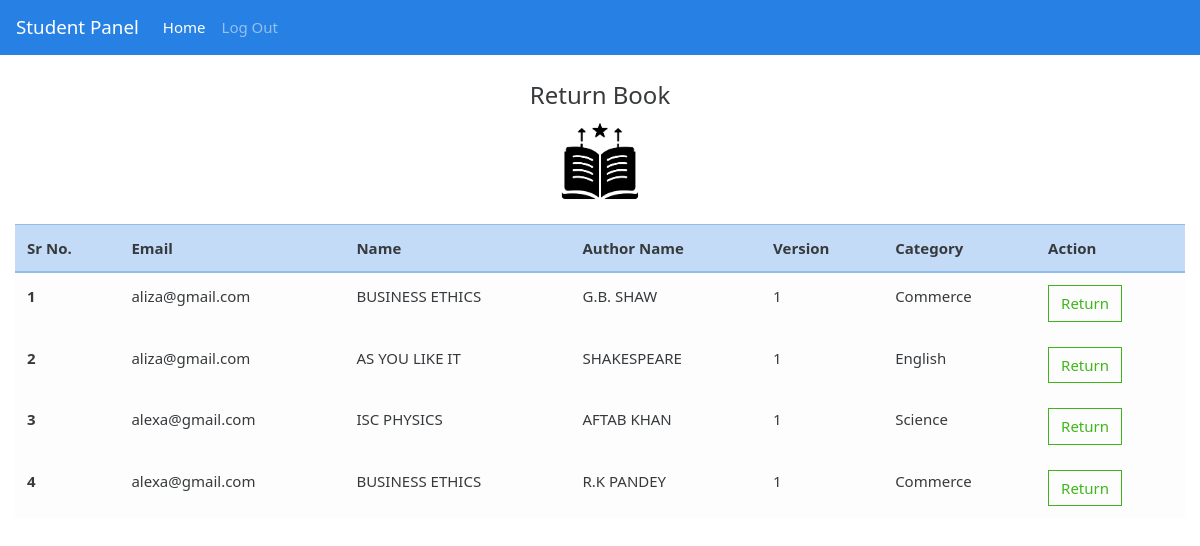
Page /student/returned.php (signed in) on the committed database.
### tables this page shows
CREATE TABLE `issuebook` (
  `id` int(11) NOT NULL,
  `email` varchar(255) NOT NULL,
  `bkname` varchar(255) NOT NULL,
  `authname` varchar(255) NOT NULL,
  `vname` int(255) NOT NULL,
  `cat` varchar(255) NOT NULL,
  `date_time` timestamp NOT NULL DEFAULT current_timestamp()
);

### student/returned.php (the view, shortened to what this page needs)
<?php
include "../auth/auth.php";
?>
<!DOCTYPE html>
<html lang="en">
<head>
<link rel="stylesheet" href="../css/style.css">
</head>
<body>
<?php include "header_student.php"; ?>
<div class="container-fluid">
  <center><legend>Return Book</legend>
    <img src="../images/list.png" style="height:80px;"></center>
<br>
<table class="table table-hover table-primary">
  <thead>
    <tr>
      <th scope="col">Sr No.</th>
      <th scope="col">Email</th>
      <th scope="col">Name</th>
      <th scope="col">Author Name</th>
      <th scope="col">Version</th>
      <th scope="col">Category</th>
      <th scope="col">Action</th>
    </tr>
  </thead>
  <tbody>
    <?php
    $i=1;
        $query = "Select * from issuebook";
        $res = mysqli_query($conn,$query);
        $count = mysqli_num_rows($res);
        if($count>0)
        {
           while($row = mysqli_fetch_array($res))
           {
    ?>
    <tr class="table-light">
      <th scope="row"><?php echo $i;?></th>
      <td><?php echo $row['email'];?></td>
      <td><?php echo $row['bkname'];?></td>
      <td><?php echo $row['authname'];?></td>
      <td><?php echo $row['vname'];?></td>
      <td><?php echo $row['cat'];?></td>
      <td><a href="return_book.php?id=<?php echo $row['id']; ?>"><button type="submit" class="btn btn-outline-success">Return</button></a>
</td>
    </tr>
    <?php
        $i++;
           }
    }
    else{
echo "No Record Found";
    }
    ?>
  </tbody>
</table>
</div>
<div style="height:50px;">
</div>
</body>
</html>

### rows in the picture
issuebook: email "aliza@gmail.com", bkname "BUSINESS ETHICS", authname "G.B. SHAW", vname "1", cat "Commerce"
issuebook: email "aliza@gmail.com", bkname "AS YOU LIKE IT", authname "SHAKESPEARE", vname "1", cat "English"
issuebook: email "alexa@gmail.com", bkname "ISC PHYSICS", authname "AFTAB KHAN", vname "1", cat "Science"
issuebook: email "alexa@gmail.com", bkname "BUSINESS ETHICS", authname "R.K PANDEY", vname "1", cat "Commerce"
